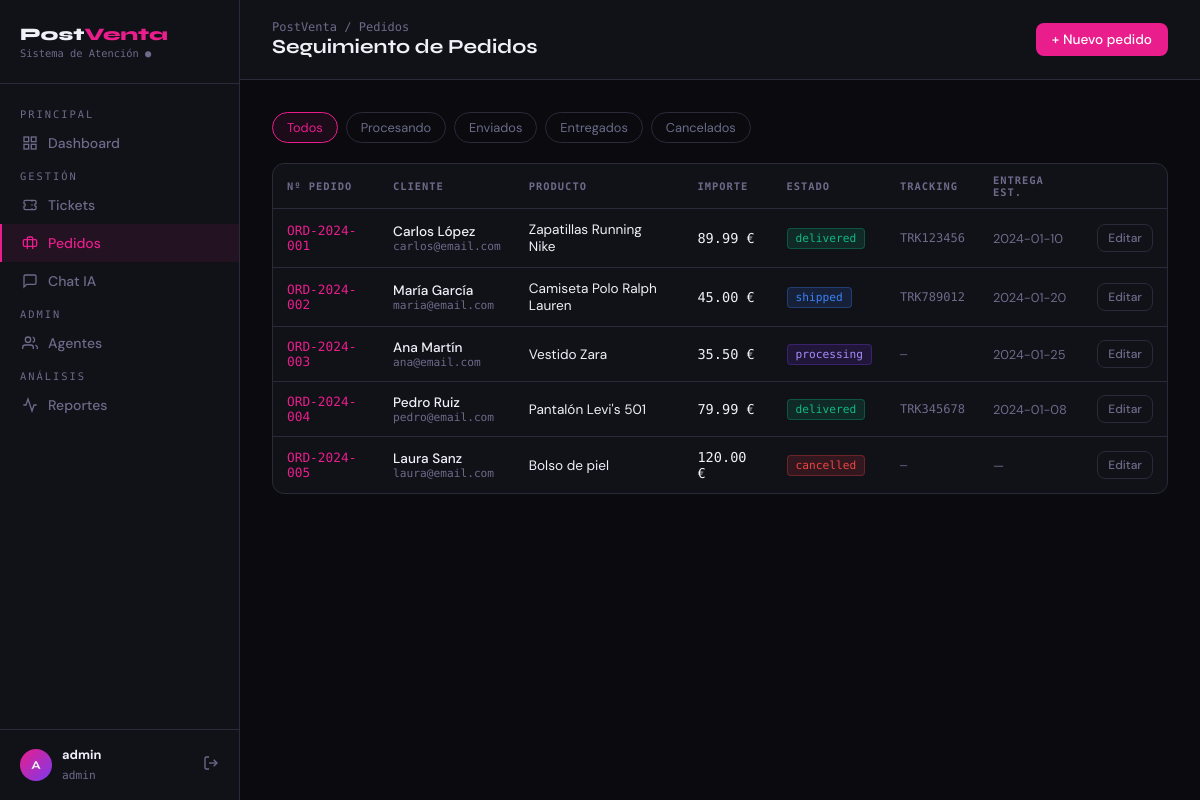
/orders (signed in), run on the app's committed database.
### tables this page shows
CREATE TABLE orders (
        id INTEGER PRIMARY KEY AUTOINCREMENT,
        order_number TEXT UNIQUE NOT NULL,
        customer_name TEXT NOT NULL,
        customer_email TEXT NOT NULL,
        product TEXT NOT NULL,
        amount REAL NOT NULL,
        status TEXT DEFAULT 'processing',
        tracking_number TEXT,
        estimated_delivery TEXT,
        created_at TIMESTAMP DEFAULT CURRENT_TIMESTAMP,
        updated_at TIMESTAMP DEFAULT CURRENT_TIMESTAMP
    );

### app.py (the view)
@app.route('/orders')
@login_required
def orders():
    status = request.args.get('status','all')
    conn = get_db()
    q = "SELECT * FROM orders WHERE 1=1"
    params = []
    if status != 'all':
        q += " AND status=?"; params.append(status)
    q += " ORDER BY created_at DESC"
    order_list = conn.execute(q, params).fetchall()
    conn.close()
    return render_template('orders.html', orders=order_list, status=status)

### app.py (called while the page is built)
def get_db():
    conn = sqlite3.connect(DB)
    conn.row_factory = sqlite3.Row
    return conn

def login_required(f):
    from functools import wraps
    @wraps(f)
    def decorated(*args, **kwargs):
        if 'user_id' not in session:
            return redirect(url_for('login'))
        return f(*args, **kwargs)
    return decorated

### templates/orders.html (shortened to what this page needs)
{% extends "base.html" %}
{% block breadcrumb %}Pedidos{% endblock %}
{% block page_title %}Seguimiento de Pedidos{% endblock %}
{% block topbar_actions %}
<a href="{{ url_for('new_order') }}" class="btn btn-primary">+ Nuevo pedido</a>
{% endblock %}
{% block content %}
<div class="filters">
  <a href="{{ url_for('orders') }}" class="filter-btn {{ 'active' if status=='all' }}">Todos</a>
  <a href="{{ url_for('orders', status='processing') }}" class="filter-btn {{ 'active' if status=='processing' }}">Procesando</a>
  <a href="{{ url_for('orders', status='shipped') }}" class="filter-btn {{ 'active' if status=='shipped' }}">Enviados</a>
  <a href="{{ url_for('orders', status='delivered') }}" class="filter-btn {{ 'active' if status=='delivered' }}">Entregados</a>
  <a href="{{ url_for('orders', status='cancelled') }}" class="filter-btn {{ 'active' if status=='cancelled' }}">Cancelados</a>
</div>
<div class="card">
  <div class="table-wrap">
    <table>
      <thead>
        <tr><th>Nº Pedido</th><th>Cliente</th><th>Producto</th><th>Importe</th><th>Estado</th><th>Tracking</th><th>Entrega est.</th><th></th></tr>
      </thead>
      <tbody>
      {% for o in orders %}
      <tr>
        <td class="font-mono" style="font-size:.8rem;color:#e91e8c">{{ o.order_number }}</td>
        <td>
          <div style="font-size:.85rem;font-weight:500">{{ o.customer_name }}</div>
          <div class="text-muted font-mono" style="font-size:.7rem">{{ o.customer_email }}</div>
        </td>
        <td style="font-size:.85rem">{{ o.product }}</td>
        <td style="font-family:'DM Mono';font-size:.85rem">{{ "%.2f"|format(o.amount) }} €</td>
        <td><span class="badge badge-{{ o.status }}">{{ o.status }}</span></td>
        <td class="font-mono text-muted" style="font-size:.75rem">{{ o.tracking_number or '—' }}</td>
        <td class="text-muted" style="font-size:.8rem">{{ o.estimated_delivery or '—' }}</td>
        <td><a href="{{ url_for('order_detail', oid=o.id) }}" class="btn btn-ghost btn-sm">Editar</a></td>
      </tr>
      {% else %}
      <tr><td colspan="8"><div class="empty">Sin pedidos</div></td></tr>
      {% endfor %}
      </tbody>
    </table>
  </div>
</div>
{% endblock %}

### templates/base.html (style rules this page uses)
:root { --bg: #0a0a0f; --surface: #111118; --surface2: #1a1a24; --border: #2a2a3a; --accent: #e91e8c; --accent2: #7c3aed; --accent3: #00d4aa; --text: #f0f0f8; --muted: #6b6b8a; --danger: #ef4444; --warning: #f59e0b; --success: #10b981; --info: #3b82f6; --sidebar-w: 240px; }
* { margin: 0; padding: 0; box-sizing: border-box; }
body { background: var(--bg); color: var(--text); font-family: 'DM Sans', sans-serif; min-height: 100vh; display: flex; }
.card { background: var(--surface); border: 1px solid var(--border); border-radius: 12px; overflow: hidden; }
.table-wrap { overflow-x: auto; }
table { width: 100%; border-collapse: collapse; font-size: .85rem; }
th { padding: 10px 14px; text-align: left; font-size: .65rem; text-transform: uppercase; letter-spacing: 1px; color: var(--muted); font-family: 'DM Mono'; border-bottom: 1px solid var(--border); }
td { padding: 12px 14px; border-bottom: 1px solid var(--border); vertical-align: middle; }
tr:last-child td { border-bottom: none; }
.badge { display: inline-flex; align-items: center; gap: 4px; padding: 3px 8px; border-radius: 4px; font-size: .7rem; font-family: 'DM Mono'; font-weight: 500; white-space: nowrap; }
.badge-cancelled { background: rgba(239,68,68,.15); color: var(--danger); border: 1px solid rgba(239,68,68,.3); }
.badge-processing { background: rgba(124,58,237,.15); color: #a78bfa; border: 1px solid rgba(124,58,237,.3); }
.badge-shipped { background: rgba(59,130,246,.15); color: var(--info); border: 1px solid rgba(59,130,246,.3); }
.badge-delivered { background: rgba(16,185,129,.15); color: var(--success); border: 1px solid rgba(16,185,129,.3); }
.btn { display: inline-flex; align-items: center; gap: 6px; padding: 8px 16px; border-radius: 8px; border: none; cursor: pointer; font-family: 'DM Sans'; font-size: .85rem; font-weight: 500; text-decoration: none; transition: all .15s; }
.btn-primary { background: var(--accent); color: white; }
.btn-sm { padding: 5px 10px; font-size: .75rem; }
.btn-ghost { background: transparent; color: var(--muted); border: 1px solid var(--border); }
.filters { display: flex; gap: 8px; flex-wrap: wrap; margin-bottom: 20px; }
.filter-btn { padding: 6px 14px; border-radius: 20px; border: 1px solid var(--border); background: transparent; color: var(--muted); cursor: pointer; font-size: .8rem; font-family: 'DM Sans'; text-decoration: none; transition: all .15s; }
.filter-btn:hover, .filter-btn.active { border-color: var(--accent); color: var(--accent); background: rgba(233,30,140,.08); }
.text-muted { color: var(--muted); font-size: .8rem; }
.font-mono { font-family: 'DM Mono'; }

### data on the page
orders: order_number "ORD-2024-001", customer_name "Carlos López", customer_email "carlos@email.com", product "Zapatillas Running Nike", amount "89.99", status "delivered", tracking_number "TRK123456", estimated_delivery "2024-01-10"
orders: order_number "ORD-2024-002", customer_name "María García", customer_email "maria@email.com", product "Camiseta Polo Ralph Lauren", amount "45.00", status "shipped", tracking_number "TRK789012", estimated_delivery "2024-01-20"
orders: order_number "ORD-2024-003", customer_name "Ana Martín", customer_email "ana@email.com", product "Vestido Zara", amount "35.50", status "processing", tracking_number "—", estimated_delivery "2024-01-25"
orders: order_number "ORD-2024-004", customer_name "Pedro Ruiz", customer_email "pedro@email.com", product "Pantalón Levi's 501", amount "79.99", status "delivered", tracking_number "TRK345678", estimated_delivery "2024-01-08"
orders: order_number "ORD-2024-005", customer_name "Laura Sanz", customer_email "laura@email.com", product "Bolso de piel", amount "120.00", status "cancelled", tracking_number "—", estimated_delivery "—"

### other printed values
{{ session.username[0]|upper if session.username }} "A"
{{ session.username }} "admin"
{{ session.role }} "admin"
